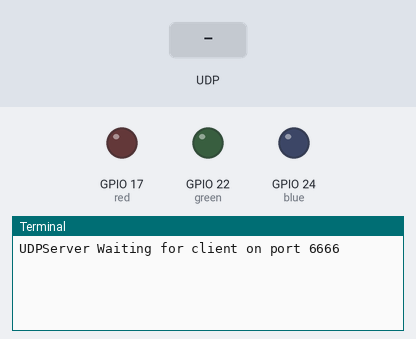
A program run on a simulated Raspberry Pi (BCM pin numbers). Shown: output pins drawn as LEDs (lit = HIGH), the last lines printed to the terminal. Inputs (shaded band) come from the test bench.

Above: at 1.2 s.
1.3 s: UDP packet "red" arrives
At 2.4 s:
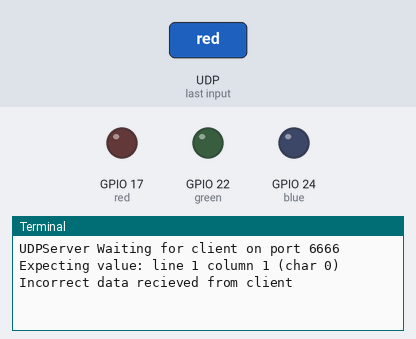
2.8 s: UDP packet "1" arrives
At 3.5 s:
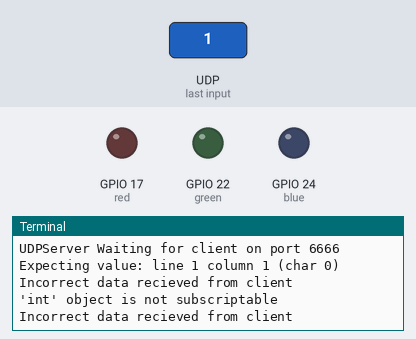

Measured:
- after the input at 1.3 s, the terminal: prints a new line at once (image 1)
- after the input at 2.8 s, the terminal: prints a new line at once (image 2)

The program:

server.py
```python
import RPi.GPIO as GPIO
import socket
import json
from time import sleep
GPIO.setmode(GPIO.BCM)
pins = {"red" : 17, "green" : 22, "blue" : 24}

for pin in [17,22,24]:
    GPIO.setup(pin, GPIO.OUT)

red = GPIO.PWM(17, 100)
green = GPIO.PWM(22, 100)
blue = GPIO.PWM(24, 100)

red.start(0)
green.start(0)
blue.start(0)

# Create a Server Socket and wait for a client to connect
server_socket = socket.socket(socket.AF_INET, socket.SOCK_DGRAM)
server_socket.bind(('', 6666))
print ("UDPServer Waiting for client on port 6666")

# Recive data from client and decide which function to call
while True:
    try:
        dataFromClient, address = server_socket.recvfrom(256)
        dataFromClient = dataFromClient.rstrip()

        data = json.loads(dataFromClient)

        color = str(data["color"])
        power = min(100, int(data["power"]) / 255 * 100)

        print(str(color), power)


        if color == "red":
            red.ChangeDutyCycle(power)

        if color == "green":
            green.ChangeDutyCycle(power)

        if color == "blue":
            blue.ChangeDutyCycle(power)

        sleep(0.01)


    except Exception as e:
        print(e)
        print("Incorrect data recieved from client")

red.stop()
green.stop()
blue.stop()
GPIO.cleanup()
```
